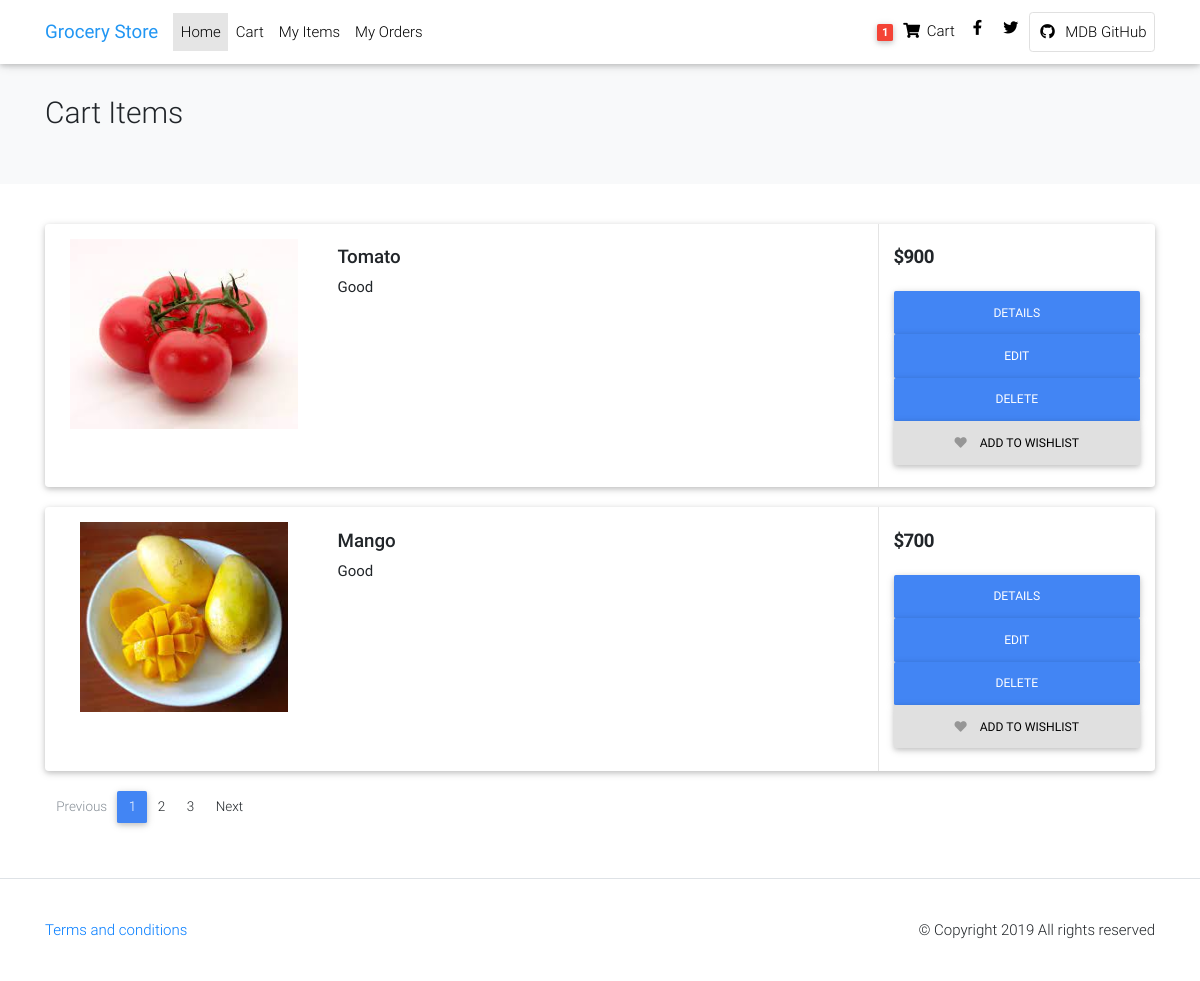
The app's page /cart/cart_items/1/ (signed in) with its own data.
### Cart/models/cartitem.py (models this page shows, shortened)
class CartItem(models.Model):
    ordered = models.BooleanField(default=False, blank=True, null=True)
    cart = models.ForeignKey(Cart, on_delete=models.CASCADE, blank=True, null=True)
    user = models.ForeignKey(User, on_delete=models.CASCADE, blank=True, null=True)
    product = models.ForeignKey(Product, on_delete=models.CASCADE, blank=True, null=True)
    price = models.IntegerField(default=0)
    quantity = models.IntegerField(default=1)

### Base/models/product.py (models this page shows, shortened)
class Product(models.Model):
    title = models.CharField(max_length=250)
    description = models.TextField(max_length=250, blank=True, null=True)
    image = models.ImageField(upload_to='uploads/products/')
    price = models.IntegerField(default=0)
    created = models.DateTimeField(auto_now_add=True)
    category = models.ForeignKey(Categorie, on_delete=models.CASCADE, default=1)
    quantity = models.IntegerField(default=1)
    user = models.ForeignKey(User, on_delete=models.CASCADE, blank=True, null=True)
    class Meta:
        ordering = ['created']

### Cart/views/cartitemslist.py (the view)
# urls.py: path('cart_items/<int:pk>/',CartItemsList.as_view(), name='cart_items'),
class CartItemsList(LoginRequiredMixin, ListView):
    model = CartItem
    context_object_name = 'cart_products'
    template_name = 'Cart/cartitems_list.html'
    def get_context_data(self, **kwargs):
        context = super().get_context_data(**kwargs)
        context['cart_products'] = context['cart_products'].filter(user=self.request.user)
        context['count'] = context['cart_products'].count()
        search_input = self.request.GET.get('search-area') or ''
        if search_input:
            context['cart_products'] = context['cart_products'].filter(title__startswith=search_input)
        context['search_input'] = search_input
        return context

### Cart/templates/Cart/cartitems_list.html (shortened to what this page needs)
{% load static %}
{% load crispy_forms_tags %}
{% load widget_tweaks %}
<table>
 <div style="min-height: 50px;"></div></table>
<!DOCTYPE HTML>
<html lang="en">
<head>
<link href={%static 'products_listing/css/bootstrap.css'%} rel="stylesheet" type="text/css"/>
 <link href="{%static 'Product_detail/css/mdb.min.css' %}" rel="stylesheet">
   <link rel="stylesheet" href="https://use.fontawesome.com/releases/v5.11.2/css/all.css">
<link href={%static 'products_listing/plugins/fancybox/fancybox.min.css'%} type="text/css" rel="stylesheet">
<link href={%static 'products_listing/css/ui.css'%} rel="stylesheet" type="text/css"/>
<link href={%static 'products_listing/css/responsive.css'%} rel="stylesheet" media="only screen and (max-width: 1200px)" />
</head>
<body>
		 <nav class="navbar fixed-top navbar-expand-lg navbar-light white scrolling-navbar">
    <div class="container">
      <a class="navbar-brand waves-effect" href="#">
        <strong class="blue-text">Grocery Store</strong>
      </a>
      <div class="collapse navbar-collapse" id="navbarSupportedContent">
        <ul class="navbar-nav mr-auto">
          <li class="nav-item active">
            <a class="nav-link waves-effect" href={%url 'products'%}>Home
          </li>
          <li class="nav-item">
            <a class="nav-link waves-effect" href="{%url 'cart_items' request.user.id %}">Cart</a>
          </li>
          <li class="nav-item">
            <a class="nav-link waves-effect" href="{%url 'all_user_products' request.user.id %}">My Items</a>
          </li>
          <li class="nav-item">
            <a class="nav-link waves-effect" href="https://mdbootstrap.com/education/bootstrap/" target="_blank">My Orders</a>
          </li>
        </ul>
        <ul class="navbar-nav nav-flex-icons">
          <li class="nav-item">
            <a class="nav-link waves-effect">
              <span class="badge red z-depth-1 mr-1"> 1 </span>
              <i class="fas fa-shopping-cart"></i>
              <span class="clearfix d-none d-sm-inline-block"> Cart </span>
            </a>
          </li>
          <li class="nav-item">
            <a href="https://www.facebook.com/mdbootstrap" class="nav-link waves-effect" target="_blank">
              <i class="fab fa-facebook-f"></i>
            </a>
          </li>
          <li class="nav-item">
            <a href="https://twitter.com/MDBootstrap" class="nav-link waves-effect" target="_blank">
              <i class="fab fa-twitter"></i>
            </a>
          </li>
          <li class="nav-item">
            <a href="https://github.com/mdbootstrap/bootstrap-material-design" class="nav-link border border-light rounded waves-effect"
              target="_blank">
              <i class="fab fa-github mr-2"></i>MDB GitHub
            </a>
          </li>
        </ul>
      </div>
    </div>
  </nav>
<section class="section-pagetop bg">
<div class="container">
	<h2 class="title-page">Cart Items</h2>
</div>
</section>
<section class="section-content padding-y">
<div class="container">
{% for cart_product in cart_products  %}
            <article class="card card-product-list">
                  <div class="row no-gutters">
                        <aside class="col-md-3">
                              <a href="#" class="img-wrap" style="padding : 15px;">
                                    <img src={{cart_product.product.image.url}}>
                              </a>
                        </aside>
                        <div class="col-md-6">
                              <div class="info-main">
                                    <a href="#" class="h5 title"> {{cart_product.product.title}} </a>
                                    <p>{{cart_product.product.description}} </p>
                              </div>
                        </div>
                        <aside class="col-sm-3">
                              <div class="info-aside">
                                    <div class="price-wrap">
                                          <span class="price h5">${{cart_product.product.price}} </span>
                                    </div>
                                    <br>
                                    <p>
                                          <a href={%url 'product' cart_product.product.id %} class="btn btn-primary btn-block"> Details </a>
                                          <a href={%url 'update_item' cart_product.product.id%} class="btn btn-primary btn-block"> Edit </a>
                                          <a href={%url 'delete_item' cart_product.product.id%} class="btn btn-primary btn-block"> Delete </a>
                                          <a href="#" class="btn btn-light btn-block"><i class="fa fa-heart"></i>
                                                <span class="text">Add to wishlist</span>
                                          </a>
                                    </p>
                              </div>
                        </aside>
                  </div>
            </article>
{%empty%}
<h3> No Items are present</h3>
{% endfor %}
<nav aria-label="Page navigation sample">
  <ul class="pagination">
    <li class="page-item disabled"><a class="page-link" href="#">Previous</a></li>
    <li class="page-item active"><a class="page-link" href="#">1</a></li>
    <li class="page-item"><a class="page-link" href="#">2</a></li>
    <li class="page-item"><a class="page-link" href="#">3</a></li>
    <li class="page-item"><a class="page-link" href="#">Next</a></li>
  </ul>
</nav>
</div>
</section>
<footer class="section-footer border-top padding-y">
	<div class="container">
		<p class="float-md-right">
			&copy Copyright 2019 All rights reserved
		</p>
		<p>
			<a href="#">Terms and conditions</a>
		</p>
	</div>
</footer>
</body>
</html>

### Cart/static/products_listing/css/ui.css (style rules this page uses)
html { font-family: "Inter", sans-serif; font-size: 15px; }
.img-wrap { text-align: center; display: block; }
.img-wrap img { max-width: 100%; }
.price-wrap { letter-spacing: -0.7px; }
.padding-y { padding-top: 40px; padding-bottom: 40px; }
article:after, .form-group:after { display: block; clear: both; content: ""; }
.bg { background-color: #f8f9fa; }
.title-page { color: #212529; }
.white { color: #fff; }
p:last-child { margin-bottom: 0; }
.btn-light { background-color: #fff; border-color: #e4e4e4; }
.btn-light i { color: #969696; }
.btn i + .text { margin-left: 10px; }
[class*=card-product] a.title { color: #212529; display: block; }
[class*=card-product] p { margin-bottom: 0; }
[class*=card-product] .img-wrap { overflow: hidden; position: relative; }
[class*=card-product] .img-wrap img { height: 100%; max-width: 100%; width: auto; display: inline-block; -o-object-fit: cover; object-fit: cover; }
.card-product-list { margin-bottom: 20px; }
.card-product-list .img-wrap { height: 220px; border-radius: 0.37rem 0 0 0.37rem; }
.card-product-list .info-main { padding: 1.5rem 1rem; }
.card-product-list .info-aside { padding: 1.5rem 1rem; border-left: 1px solid #e4e4e4; height: 100%; }
.card .img-wrap { overflow: hidden; }
.price { font-weight: 600; color: #212529; }
.section-pagetop { padding: 45px 0; }

### records on screen
CartItem: product.image (picture), product "Tomato", product.description "Good", product.price "900"
CartItem: product.image (picture), product "Mango", product.description "Good", product.price "700"
